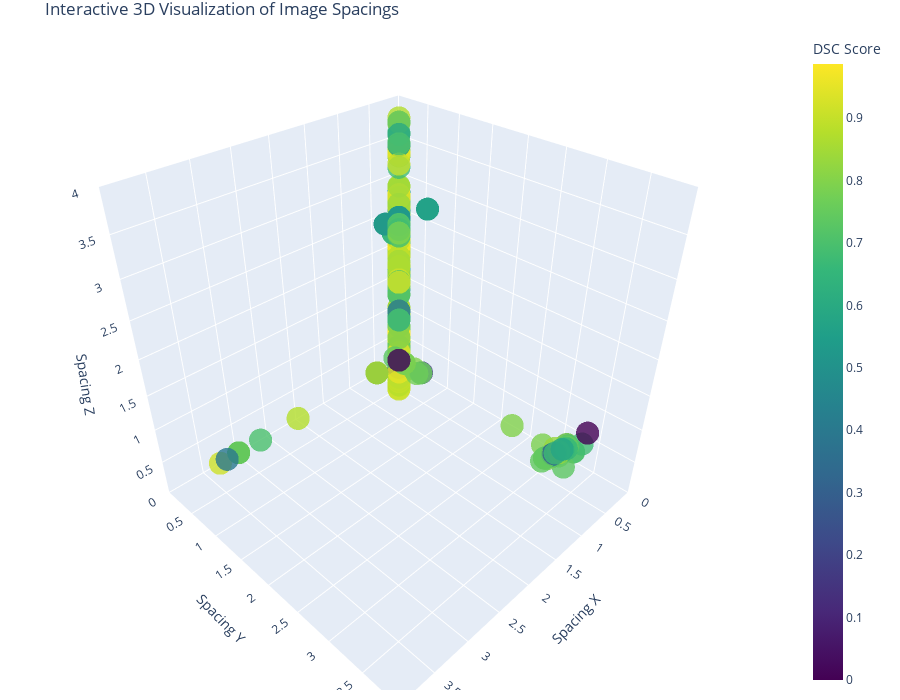

Here is the notebook cell this chart was saved with:
### Code cell
import pandas as pd
import numpy as np
import matplotlib.pyplot as plt
from mpl_toolkits.mplot3d import Axes3D
from ast import literal_eval
import plotly.express as px
import plotly.graph_objects as go

import pandas as pd
import numpy as np
import matplotlib.pyplot as plt
from mpl_toolkits.mplot3d import Axes3D
from ast import literal_eval
import plotly.express as px
import plotly.graph_objects as go



# If spacing is stored as string, convert it to numpy arrays
if isinstance(df['spacing'].iloc[0], str):
    df['spacing'] = df['spacing'].apply(lambda x: parse_spacing_string(x))

# Extract x, y, z components of spacing
x = np.array([s[0] for s in df['spacing']])
y = np.array([s[1] for s in df['spacing']])
z = np.array([s[2] for s in df['spacing']])

# Calculate spacing volume (product of dimensions)
df['spacing_volume'] = np.array([np.prod(s) for s in df['spacing']])

# Create interactive 3D scatter plot with Plotly
fig = px.scatter_3d(
    x=x, y=y, z=z, 
    color=df['dsc'], 
    opacity=0.8,
    color_continuous_scale=px.colors.sequential.Viridis,
    labels={'color': 'DSC Score'},
    title='Interactive 3D Visualization of Image Spacings',
    size_max=10
)

# Update layout
fig.update_layout(
    scene=dict(
        xaxis_title='Spacing X',
        yaxis_title='Spacing Y',
        zaxis_title='Spacing Z',
        # Set axis limits if needed
        xaxis=dict(range=[0, 4]),
        yaxis=dict(range=[0, 4]),
        zaxis=dict(range=[0, 4]),
    ),
    width=900,
    height=700,
    margin=dict(r=20, l=10, b=10, t=30)
)

### Figure 1 — Plotly figure (JSON) as saved in the notebook; plotly's stock layout.template omitted (floating-point values rounded to 4 significant figures; data arrays with more than 128 entries replaced by an {"elided": "..."} marker saying what was removed)
{"data": [{"hovertemplate": "x=%{x}<br>y=%{y}<br>z=%{z}<br>DSC Score=%{marker.color}<extra></extra>", "legendgroup": "", "marker": {"color": {"elided": "2070 float values"}, "coloraxis": "coloraxis", "opacity": 0.8, "symbol": "circle"}, "mode": "markers", "name": "", "scene": "scene", "showlegend": false, "type": "scatter3d", "x": {"elided": "2070 float values"}, "y": {"elided": "2070 float values"}, "z": {"elided": "2070 float values"}}], "layout": {"coloraxis": {"colorbar": {"title": {"text": "DSC Score"}}, "colorscale": [[0, "#440154"], [0.1111, "#482878"], [0.2222, "#3e4989"], [0.3333, "#31688e"], [0.4444, "#26828e"], [0.5556, "#1f9e89"], [0.6667, "#35b779"], [0.7778, "#6ece58"], [0.8889, "#b5de2b"], [1, "#fde725"]]}, "height": 700, "legend": {"tracegroupgap": 0}, "margin": {"b": 10, "l": 10, "r": 20, "t": 30}, "scene": {"domain": {"x": [0, 1], "y": [0, 1]}, "xaxis": {"range": [0, 4], "title": {"text": "Spacing X"}}, "yaxis": {"range": [0, 4], "title": {"text": "Spacing Y"}}, "zaxis": {"range": [0, 4], "title": {"text": "Spacing Z"}}}, "title": {"text": "Interactive 3D Visualization of Image Spacings"}, "width": 900}}
